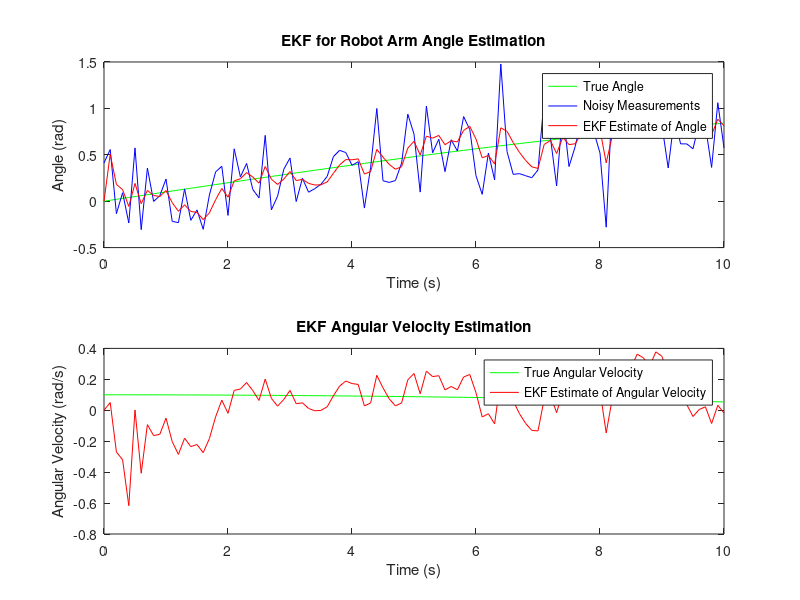

MATLAB code to generate this figure:
% Time settings
T = 10;            % Total simulation time in seconds
dt = 0.1;          % Time step (Delta t)
time = 0:dt:T;     % Time vector

% State-Space model (assuming linear state transition for simplicity)
A = [1 dt; 0 1];   % State transition matrix
Q = 0.01 * eye(2); % Process noise covariance

% Initial State
x_initial = [0; 0]; % Initial angular position and velocity

% Initialization
x_est = zeros(2, length(time));    % State estimate initialization
x_est(:, 1) = x_initial;            % Set initial state
P_est = zeros(2, 2, length(time)); % Error covariance initialization
P_est(:, :, 1) = eye(2);           % Initial error covariance

% Simulate some true states (for demonstration purposes)
theta_true = sin(0.1*time);          % True angle (sine wave)
omega_true = 0.1*cos(0.1*time);      % True angular velocity
x_true = [theta_true; omega_true];   % True state matrix

% Creating noisy measurements
R = 0.1;           % Measurement noise covariance
z = sin(theta_true) + sqrt(R)*randn(size(theta_true)); % Noisy measurements

% Nonlinear Measurement Function
h = @(x) sin(x(1));

% EKF Implementation
for k = 2:length(time)
    % State Prediction
    x_pred = A * x_est(:, k-1);
    P_pred = A * P_est(:, :, k-1) * A' + Q;

    % Linearize Measurement Function (Jacobian)
    H_jacobian = [cos(x_pred(1)) 0]; % Partial derivatives of h

    % Measurement Update
    y_k = z(k) - h(x_pred); % Innovation
    S = H_jacobian * P_pred * H_jacobian' + R; % Residual covariance
    K = P_pred * H_jacobian' / S; % Kalman Gain
    x_est(:, k) = x_pred + K * y_k;
    P_est(:, :, k) = (eye(2) - K * H_jacobian) * P_pred;
end

% Plotting the results
figure;
subplot(2,1,1);
plot(time, theta_true, 'g', 'DisplayName', 'True Angle');
hold on;
plot(time, z, 'b', 'DisplayName', 'Noisy Measurements');
plot(time, x_est(1, :), 'r', 'DisplayName', 'EKF Estimate of Angle');
xlabel('Time (s)');
ylabel('Angle (rad)');
title('EKF for Robot Arm Angle Estimation');
legend;

subplot(2,1,2);
plot(time, omega_true, 'g', 'DisplayName', 'True Angular Velocity');
hold on;
plot(time, x_est(2, :), 'r', 'DisplayName', 'EKF Estimate of Angular Velocity');
xlabel('Time (s)');
ylabel('Angular Velocity (rad/s)');
title('EKF Angular Velocity Estimation');
legend;
